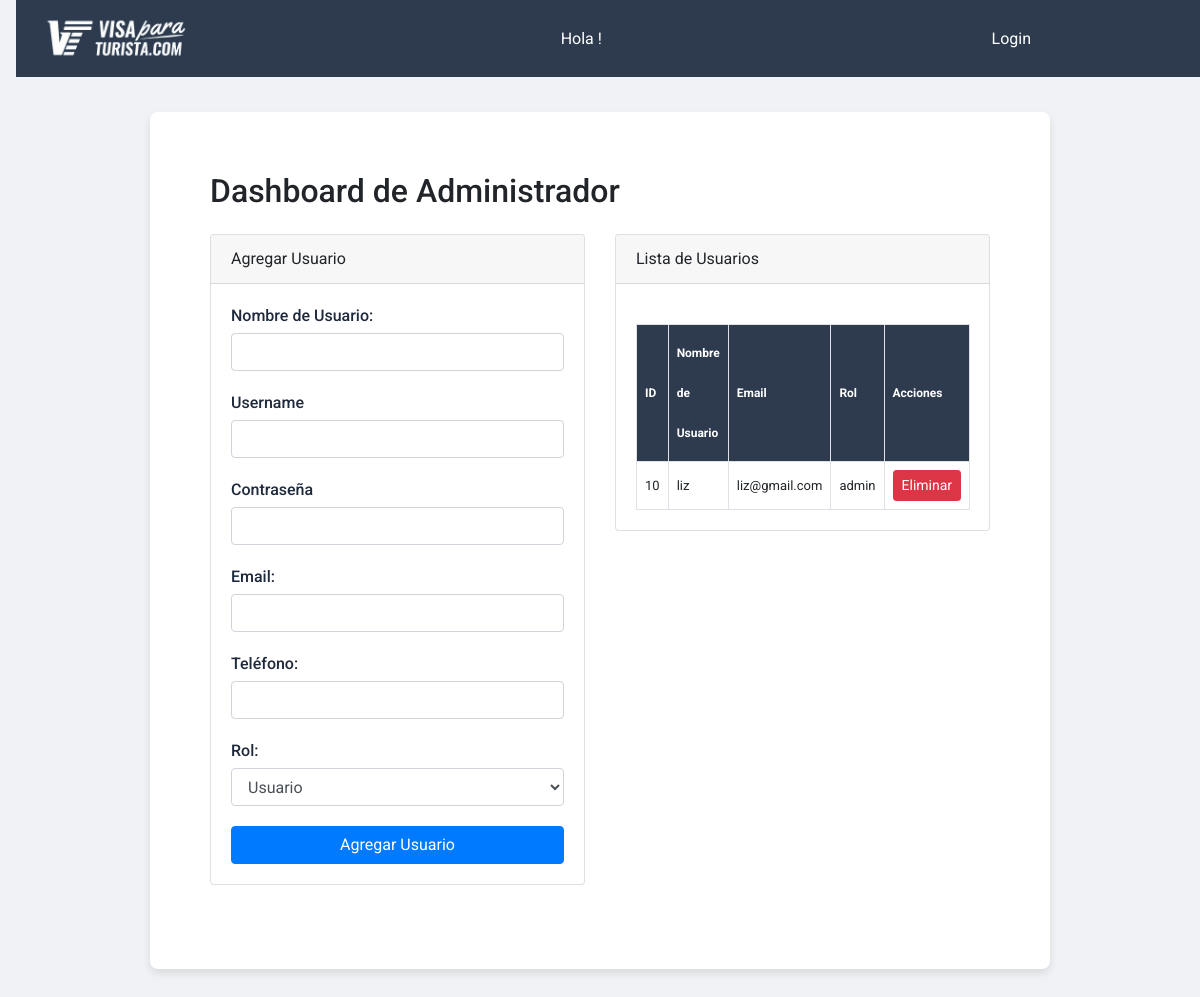
/admin-dashboard, run on an earlier commit of the app's database.
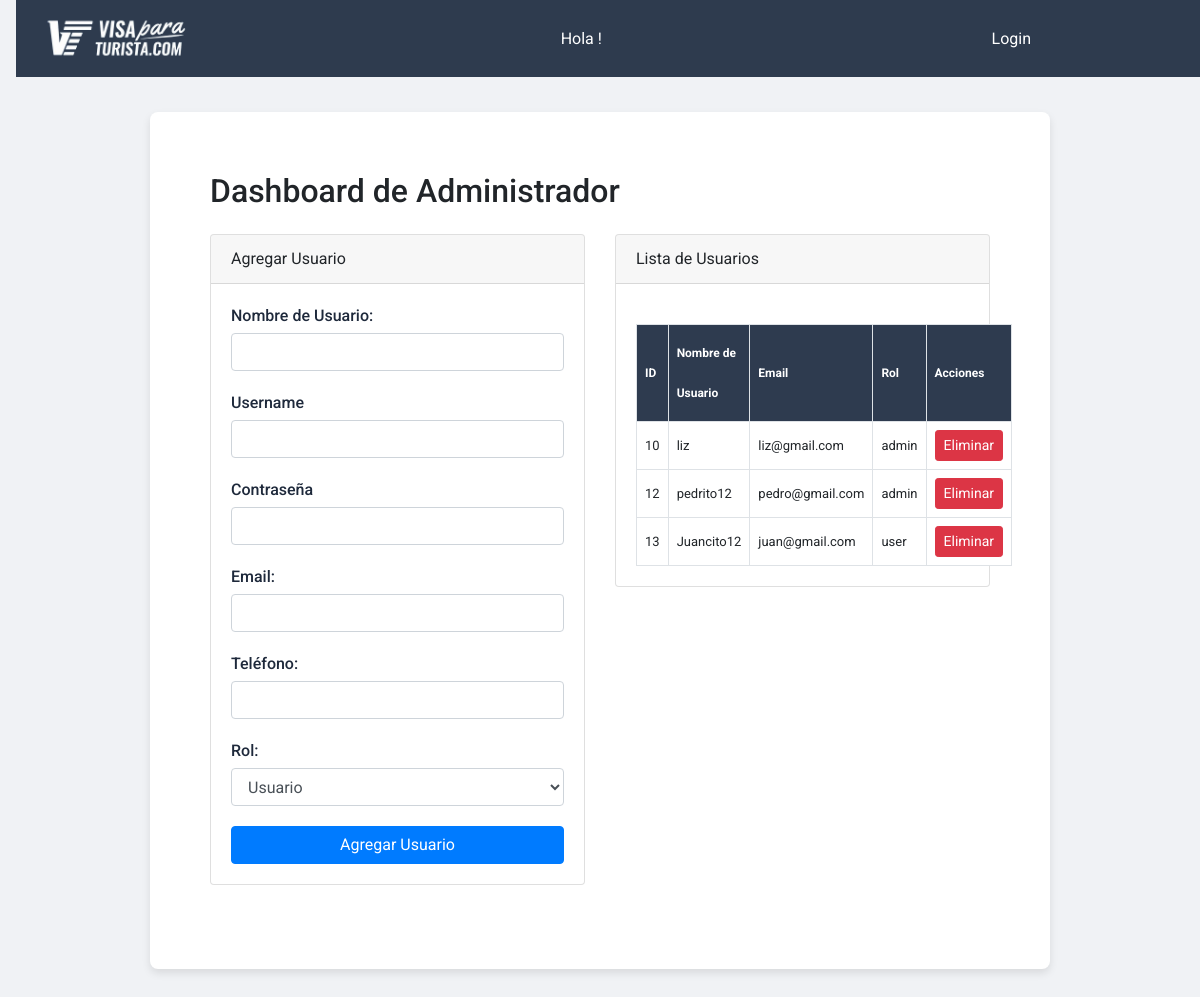
And on a later commit of the database.
### models.py (models this page shows, shortened)
class User(UserMixin, db.Model):
    id = db.Column(db.Integer, primary_key=True)
    username = db.Column(db.String(100), unique=True, nullable=False)
    name = db.Column(db.String(100), nullable=False)
    email = db.Column(db.String(100), nullable=False, unique=True)
    telefono = db.Column(db.Integer, nullable=False)
    password_hash = db.Column(db.String(100), nullable=False)
    roles = db.relationship("Roles", secondary="user_roles", back_populates="users")
    @hybrid_property
    def password(self):
        return self.passPword_hash

class Roles(db.Model):
    __tablename__ = 'roles'
    id = db.Column(db.Integer(), primary_key=True)
    name = db.Column(db.String(50), unique=True, nullable=False)
    slug = db.Column(db.String(50), unique=True, nullable=False)
    users = db.relationship("User", secondary="user_roles", back_populates="roles")

### app.py (the view, shortened to what this page needs)
@login_required
@admin_permission.require(http_exception=403)
@app.route("/admin-dashboard", methods=['GET', 'POST'])
def admin_dashboard():
  users = User.query.all()
  return render_template('admin_dashboard.html', users=users)
  return redirect(url_for('admin_dashboard'))

### templates/admin_dashboard.html (shortened to what this page needs)
<!DOCTYPE html>
<html lang="en">
<head>
    <link rel="stylesheet" href="https://maxcdn.bootstrapcdn.com/bootstrap/4.5.2/css/bootstrap.min.css">
</head>
<body>
  {% include 'base.html' %}
  {% block content %}
    <div class="container">
        <h2 class="mb-4">Dashboard de Administrador</h2>
        <div class="row">
            <div class="col-md-6">
                <div class="card mb-4">
                    <div class="card-header">Agregar Usuario</div>
                    <div class="card-body">
                        <form action="/admin-dashboard" method="POST">
                            <div class="form-group">
                                <label for="name">Nombre de Usuario:</label>
                                <input type="text" class="form-control" id="name" name="name" required>
                            </div>
                            <div class="form-group">
                              <label for="username">Username</label>
                              <input type="text" class="form-control" id="username" name="username" required>
                            </div>
                            <div class="form-group">
                              <label for="password">Contraseña</label>
                              <input type="text" class="form-control" id="password" name="password" required>
                            </div>
                            <div class="form-group">
                                <label for="email">Email:</label>
                                <input type="email" class="form-control" id="email" name="email" required>
                            </div>
                            <div class="form-group">
                              <label for="telefono">Teléfono:</label>
                              <input type="tel" class="form-control" id="telefono" name="telefono" required>
                            </div>
                            <div class="form-group">
                                <label for="roles">Rol:</label>
                                <select class="form-control" id="roles" name="roles">
                                    <option value="user">Usuario</option>
                                </select>
                            </div>
                            <button type="submit" class="btn btn-primary">Agregar Usuario</button>
                        </form>
                    </div>
                </div>
            </div>
            <div class="col-md-6">
                <div class="card">
                    <div class="card-header">Lista de Usuarios</div>
                    <div class="card-body">
                      <table class="user-table">
                        <thead>
                            <tr>
                                <th>ID</th>
                                <th>Nombre de Usuario</th>
                                <th>Email</th>
                                <th>Rol</th>
                                <th>Acciones</th>
                            </tr>
                        </thead>
                        <tbody>
                            {% for user in users %}
                            <tr>
                                <td>{{ user.id }}</td>
                                <td>{{ user.username }}</td>
                                <td>{{ user.email }}</td>
                                <td>
                                  {% for role in user.roles %}
                                  {{ role.name }}{% if not loop.last %}, {% endif %}
                                  {% else %}
                                      Sin roles
                                  {% endfor %}
                                </td>
                                <td>
                                    <form action="/delete_user/{{ user.id }}" method="POST" style="display:inline-block;">
                                        <button type="submit" class="btn btn-danger btn-sm">Eliminar</button>
                                    </form>
                                </td>
                            </tr>
                            {% endfor %}
                        </tbody>
                    </table>
                    </div>
                </div>
            </div>
        </div>
    </div>
  {% endblock %}
</body>
</html>

### templates/base.html (shortened to what this page needs)
<!DOCTYPE html>
<html lang="es">
  <head>
    <link
      rel="stylesheet"
      href="{{ url_for('static', filename='estilos.css') }}"
    />
    <link
      rel="stylesheet"
      href="https://cdnjs.cloudflare.com/ajax/libs/font-awesome/5.15.4/css/all.min.css"
    />
  </head>
  <body>
    <nav class="navbar">
      <div class="topbar">
        <a href="/">
          <img
            src="../static/images/navbar.png"
            alt="Logo visa par turistas"
            class="logo-topbar"
          />
        </a>
        Hola {{ current_user.username }}!
        <div class="topbar-menu menu-adjustable">
          {% if current_user.is_authenticated %}
          <a
            href="{{ url_for('logout') }}"
            class="{% if request.path == url_for('logout') %}active{% endif %}"
            >Logout</a
          >
          {% else %}
          <a
            href="{{ url_for('login') }}"
            class="{% if request.path == url_for('login') %}active{% endif %}"
            >Login</a
          >
          {% endif %}
        </div>
      </div>
    </nav>
  </body>
</html>

### static/estilos.css (style rules this page uses)
body { font-family: 'Roboto', Arial, sans-serif; background-color: #f0f2f5; margin: 0; padding: 0; }
.topbar { display: flex; justify-content: space-between; align-items: center; background-color: #2e3b4e; color: #fff; padding: 10px 20px; position: fixed; width: 100%; top: 0; z-index: 1000; }
.logo-topbar { width: 10rem; }
.topbar-menu { display: flex; align-items: center; margin-right: 140px; }
.topbar-menu a { color: #fff; margin: 0 10px; text-decoration: none; padding: 10px 15px; border-radius: 5px; transition: background-color 0.3s ease; }
.container { max-width: 75%; background: white; border-radius: 8px; box-shadow: 0 4px 8px rgba(0, 0, 0, 0.1); padding: 60px; margin: 6rem auto;; box-sizing: border-box; overflow: hidden; position: relative; }
.form-group { margin-bottom: 20px; }
label { display: block; margin-bottom: 5px; font-weight: 500; color: #1e293b; display: flex; align-items: center; gap: 5px; }
input, textarea, select { width: 100%; padding: 12px; box-sizing: border-box; border: 1px solid #d1d5db; border-radius: 5px; background-color: #f9fafb; font-size: 16px; color: #374151; transition: border-color 0.3s, box-shadow 0.3s; }
table { width: 100%; border-collapse: collapse; margin-top: 20px; }
thead { background-color: #2e3b4e; color: white; }
th, td { padding: 12px 15px; border: 1px solid #d1d5db; text-align: center; vertical-align: middle; font-size: 13px; }
th { background-color: #3c5171; color: #ffffff; }
tbody tr:nth-child(even) { background-color: #f9f9f9; }
a { color: #3b82f6; text-decoration: none; }
form { width: 100%; }
button { width: 100%; padding: 15px; background-color: #0073e6; color: #fff; border: none; border-radius: 5px; font-size: 16px; cursor: pointer; transition: background-color 0.3s; }
table { width: 100%; border-collapse: collapse; margin-top: 20px; border: none; }
th, td { padding: 12px 15px; border: none; text-align: center; vertical-align: middle; font-size: 13px; }
th { font-size: 12px; padding: px 0px; }
th { height: 40px; line-height: 40px; }

### templates/admin_dashboard.html (style rules this page uses)
.user-table { width: 100%; border-collapse: collapse; }
.user-table th, .user-table td { border: 1px solid #dee2e6; padding: 8px; text-align: left; }
.user-table th { background-color: #2e3b4f; }
.user-table td { background-color: #ffffff; }

What changed in the data, as far as the page shows it:
added User: id "12", username "pedrito12", email "pedro@gmail.com", Roles (name "admin")
added User: id "13", username "Juancito12", email "juan@gmail.com"
now on this page (row unchanged): Roles: name "user", shown under "13"
